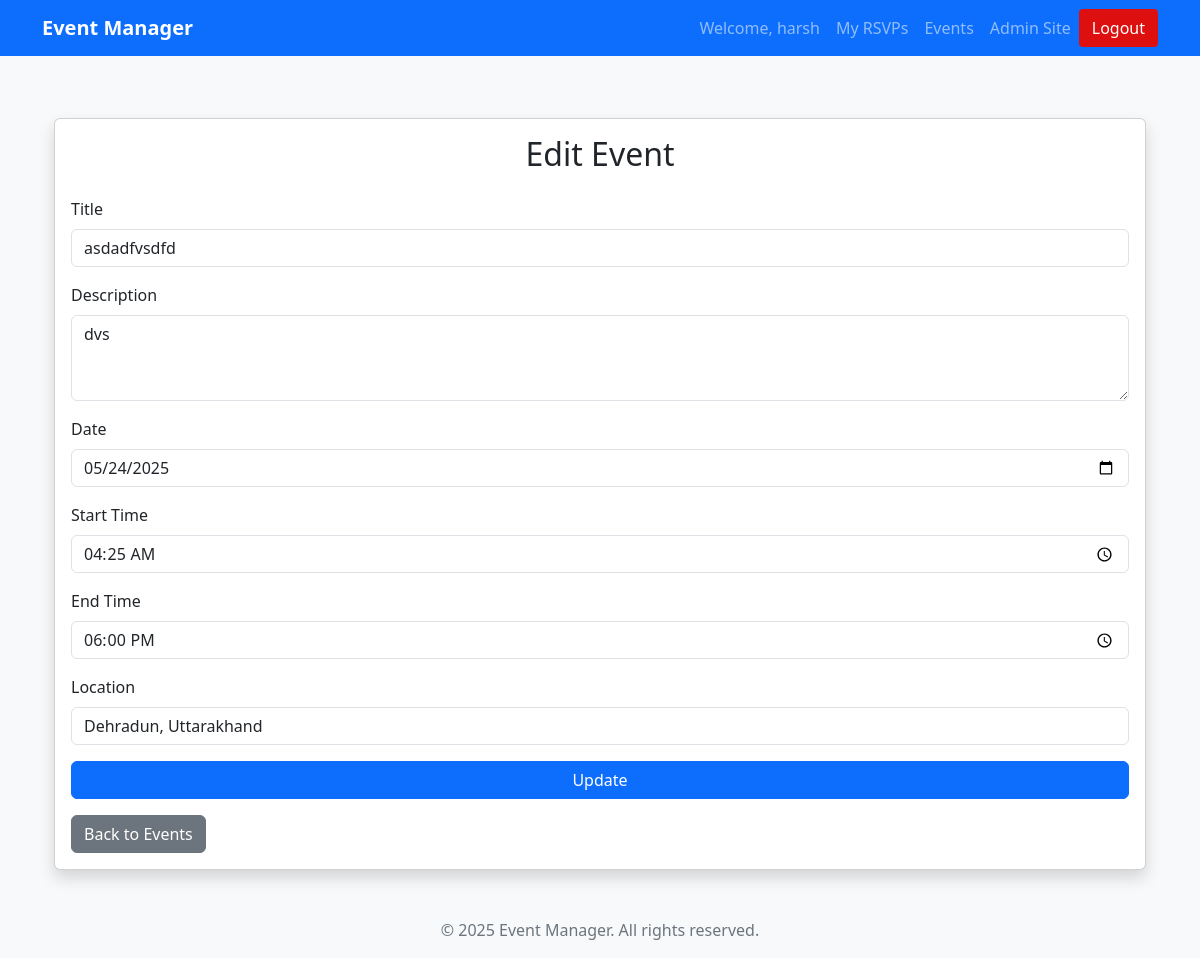
The app's page /events/1/update/ (signed in) with its own data.
### events/models.py (models this page shows, shortened)
class Event(models.Model):
    title = models.CharField(max_length=200)
    description = models.TextField()
    date = models.DateField()
    start_time = models.TimeField()
    end_time = models.TimeField()
    location = models.CharField(max_length=255)
    created_by = models.ForeignKey(User, on_delete=models.CASCADE)

### events/views.py (the view, shortened to what this page needs)
# urls.py: path('events/<int:event_id>/update/', views.admin_event_update, name='admin_event_update'),
@login_required
@user_passes_test(is_admin)
def admin_event_update(request, event_id):
    event = get_object_or_404(Event, pk=event_id)
    return render(request, 'events/admin_event_form.html', {'event': event})

### events/views.py (called while the page is built)
def is_admin(user):
    return user.is_staff

### events/templates/events/admin_event_form.html (shortened to what this page needs)
{% extends "events/base.html" %}
{% block content %}
<div class="container mt-5">
  <div class="card shadow">
    <div class="card-body">
      <h2 class="card-title text-center mb-4">{% if event %}Edit Event{% else %}Create Event{% endif %}</h2>
      <form method="post">
        <div class="mb-3">
          <label for="title" class="form-label">Title</label>
          <input type="text" class="form-control" id="title" name="title" value="{{ event.title|default_if_none:'' }}">
        </div>
        <div class="mb-3">
          <label for="description" class="form-label">Description</label>
          <textarea class="form-control" id="description" name="description" rows="3">{{ event.description|default_if_none:'' }}</textarea>
        </div>
        <div class="mb-3">
          <label for="date" class="form-label">Date</label>
          <input type="date" class="form-control" id="date" name="date" value="{{ event.date|date:'Y-m-d'|default_if_none:'' }}" min="">
        </div>
        <div class="mb-3">
          <label for="start_time" class="form-label">Start Time</label>
          <input type="time" class="form-control" id="start_time" name="start_time" value="{{ event.start_time|time:'H:i'|default_if_none:'' }}">
        </div>
        <div class="mb-3">
          <label for="end_time" class="form-label">End Time</label>
          <input type="time" class="form-control" id="end_time" name="end_time" value="{{ event.end_time|time:'H:i'|default_if_none:'' }}">
        </div>
        <div class="mb-3">
          <label for="location" class="form-label">Location</label>
          <input type="text" class="form-control" id="location" name="location" value="{{ event.location|default_if_none:'' }}">
        </div>
        <div class="d-grid gap-2">
          <button type="submit" class="btn btn-primary">{% if event %}Update{% else %}Create{% endif %}</button>
        </div>
      </form>
      <div class="mt-3">
        <a href="{% url 'event_list' %}" class="btn btn-secondary">Back to Events</a>
      </div>
    </div>
  </div>
</div>
{% endblock %}

### events/templates/events/base.html (shortened to what this page needs)
<!DOCTYPE html>
<html lang="en">
<head>
  <link
    href="https://cdn.jsdelivr.net/npm/bootstrap@5.3.2/dist/css/bootstrap.min.css"
    rel="stylesheet"
  />
</head>
<body>
  <nav class="navbar navbar-expand-lg navbar-dark bg-primary fixed-top">
    <div class="container">
      <a class="navbar-brand" href="{% url 'event_list' %}">Event Manager</a>
      <div class="collapse navbar-collapse" id="navbarNav">
        <ul class="navbar-nav ms-auto align-items-center">
          {% if user.is_authenticated %}
            <li class="nav-item">
              <span class="nav-link">Welcome, {{ user.username }}</span>
            </li>
            <li class="nav-item">
              <a class="nav-link" href="{% url 'my_rsvps' %}">My RSVPs</a>
            </li>
            <li class="nav-item">
              <a class="nav-link" href="{% url 'event_list' %}">Events</a>
            </li>
            {% if user.is_staff %}
              <li class="nav-item">
                <a class="nav-link" href="{% url 'admin:index' %}">Admin Site</a>
              </li>
            {% endif %}
            <li class="nav-item">
              <form action="{% url 'logout' %}" method="post" class="d-inline">
                <button type="submit" class="btn-logout">Logout</button>
              </form>
            </li>
          {% endif %}
        </ul>
      </div>
    </div>
  </nav>
  <div class="container">
    {% block content %}{% endblock %}
  </div>
  <footer class="mt-5 mb-3">
    <p>&copy; 2025 Event Manager. All rights reserved.</p>
  </footer>
</body>
</html>

### events/templates/events/base.html (style rules this page uses)
body { padding-top: 70px; font-family: 'Segoe UI', Tahoma, Geneva, Verdana, sans-serif; background-color: #f8f9fa; }
.navbar-brand { font-weight: bold; }
.btn-logout { padding: 0.375rem 0.75rem; font-size: 1rem; border-radius: 0.25rem; border: 1px solid transparent; color: white; background-color:rgb(221, 15, 15); cursor: pointer; transition: background-color 0.3s ease; }
footer { margin-top: 40px; text-align: center; color: #6c757d; }

### records on screen
Event: title "asdadfvsdfd", description "dvs", date "05/24/2025", start_time "04:25", end_time "18:00", location "Dehradun, Uttarakhand"

### other values on screen
{{ user.username }} "harsh"
